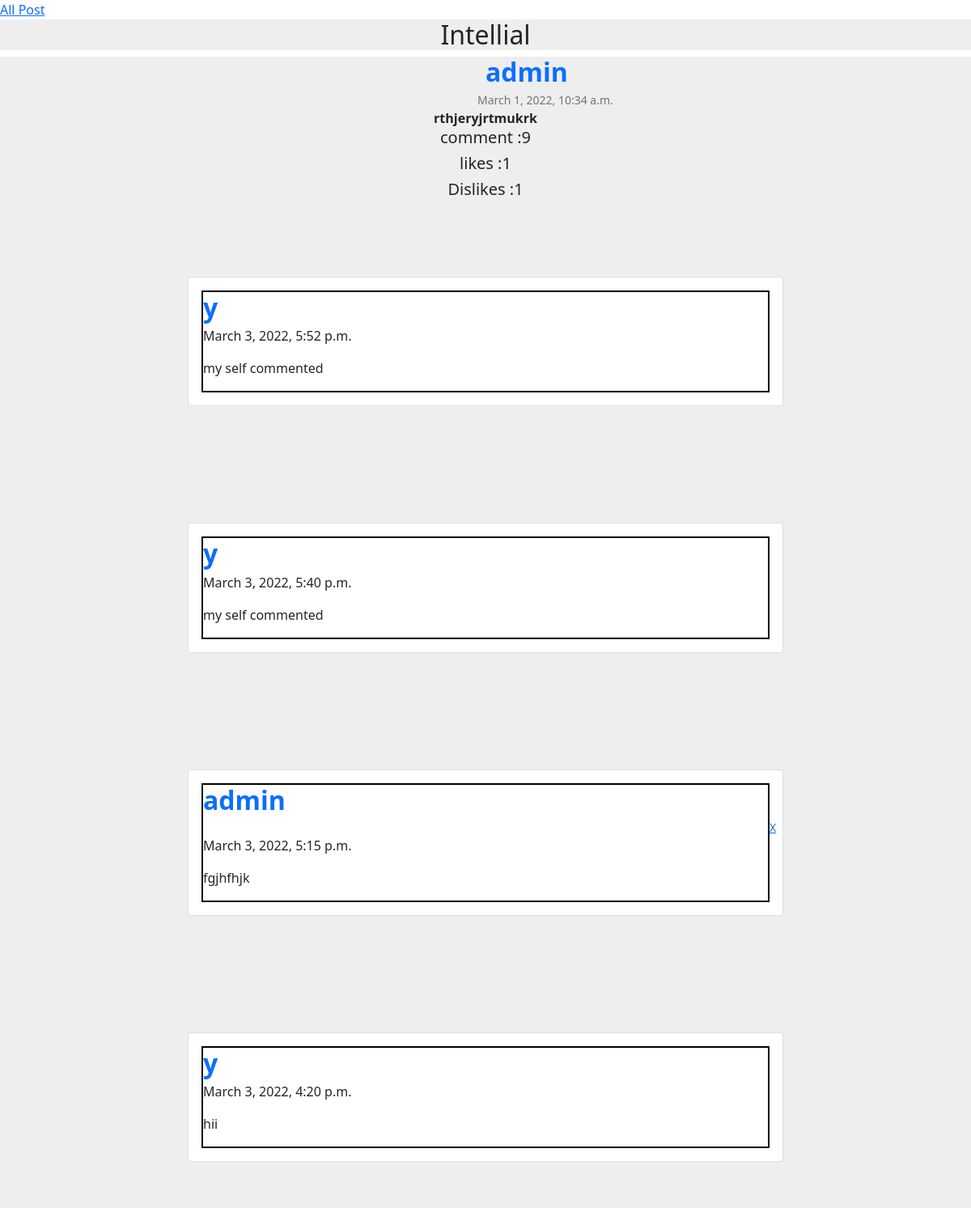
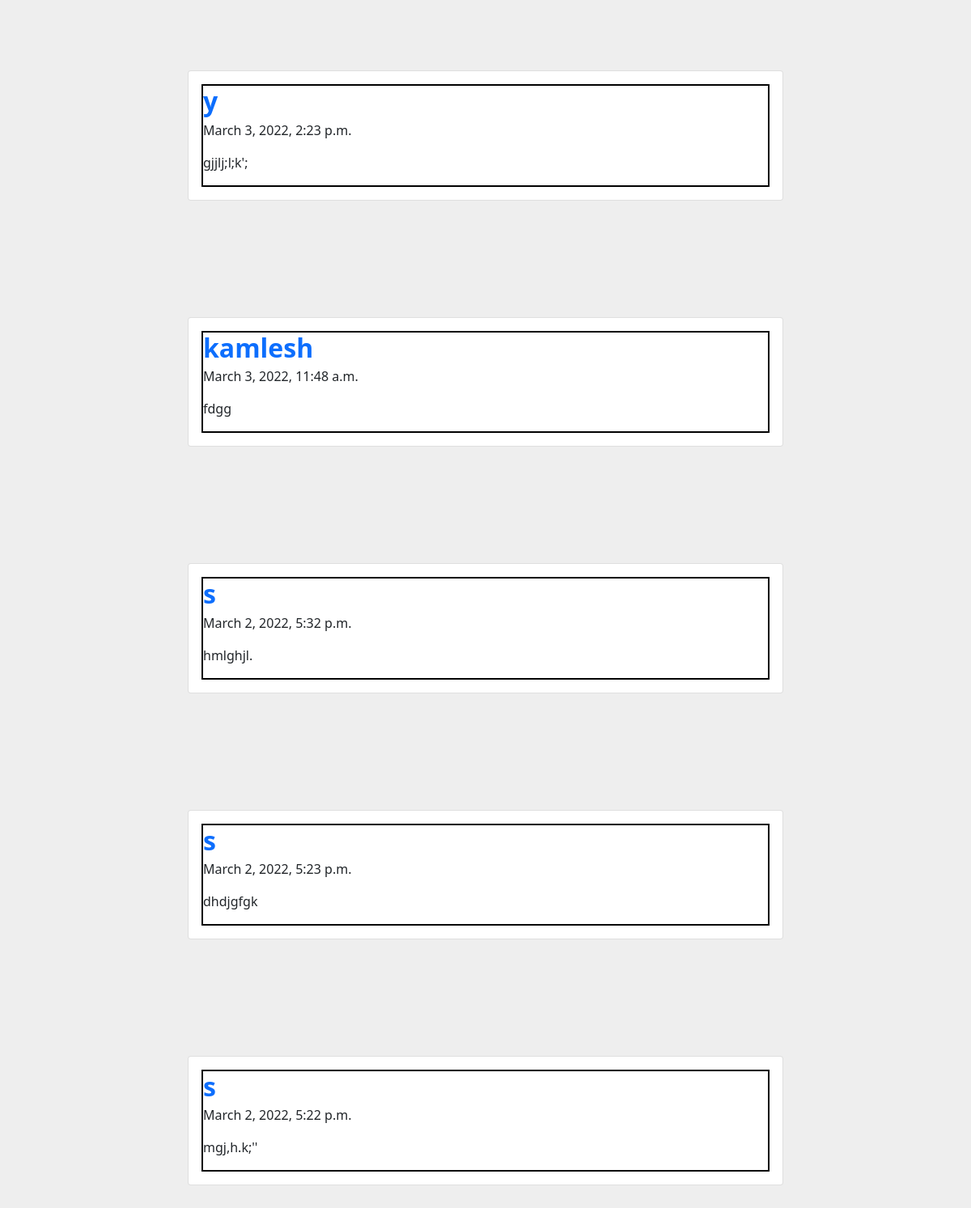
The app's page /post_with_comment/15/ (signed in) with its own data (2 pictures, top to bottom).
### post_app/models.py (models this page shows, shortened)
class Post(models.Model):
    user = models.ForeignKey(User,on_delete=models.CASCADE)
    post_message = models.TextField(max_length=100)
    created = models.DateTimeField(auto_now_add=True)
    def __str__(self):
        return self.post_message

class Comment(models.Model):
    user = models.ForeignKey(User,on_delete=models.CASCADE)
    post = models.ForeignKey(Post,on_delete=models.CASCADE)
    comment = models.CharField(max_length=100)
    created = models.DateTimeField(auto_now_add=True)

### post_app/views.py (the view)
# urls.py: path('post_with_comment/<int:id>/',post_with_comment,name='post_with_comment'),
def post_with_comment(request,id):
    post = Post.objects.get(id=id)
    comment = Comment.objects.filter(post=post).order_by("-created")
    number_of_comment = comment.count()
    like = Like.objects.filter(post=post)
    number_of_like =like.count()
    dislike = Dislike.objects.filter(post=post)
    number_of_dislike = dislike.count()
    return render(request,'comment_page.html',{'comment':comment,'post':post,'number_of_comment':number_of_comment,"number_of_like":number_of_like,"number_of_dislike":number_of_dislike})

### post_app/templates/comment_page.html (shortened to what this page needs)
<!DOCTYPE html>
<html lang="en">
<head>
    <link href="https://cdn.jsdelivr.net/npm/bootstrap@5.1.3/dist/css/bootstrap.min.css" rel="stylesheet"
>
</head>
<body>
    <a href="{% url 'post_listing' %}">All Post</a>
    <center>
        <div>
            <h2 style="background-color: #eee;">Intellial</h2>
        </div>
    </center>
    <section style="background-color: #eee;">
        <center>
            <div class="d-flex flex-start align-items-center">
                <div>
                    <h2 class="fw-bold text-primary mb-1 d-flex" style="margin-left: 600px;">{{post.user}}</h2>
                    <p class="text-muted small mb-0" style="margin-left: 590px;">
                        {{post.created}}
                    </p>
                </div>
            </div>
            <p class="fw-bold  mb-0">
                {{post}}
            </p>
            <div>
                <h5>comment :{{number_of_comment}}</h5>
                <h5>likes :{{number_of_like}}</h5>
                <h5>Dislikes :{{number_of_dislike}}</h5>
            </div>
        </center>
        {% for i in comment %}
        <div class="container my-5 py-5">
            <div class="row d-flex justify-content-center">
                <div class="col-md-12 col-lg-10 col-xl-8">
                    <div class="card">
                        <div class="card-body">
                            <div style="border: 2px solid black;">
                                <h2 class="fw-bold text-primary mb-1">{{i.user}}</h2>
                                {% if request.user == i.user %}
                                <p class="text-muted small mb-0 " style="margin-left: 700px;"><a
                                        href="{% url 'delete_comment' id=i.id %}">X</a>
                                </p>
                                {% endif %}
                                <p>{{i.created}}</p>
                                <p>{{i.comment}}</p>
                            </div>
                        </div>
                    </div>
                </div>
            </div>
        </div>
        {% endfor %}
    </section>
</body>
</html>

### records on screen
Post: user "admin", created "March 1, 2022, 10:34 a.m.", post_message "rthjeryjrtmukrk"
Comment: user "y", created "March 3, 2022, 5:52 p.m.", comment "my self commented"
Comment: user "y", created "March 3, 2022, 5:40 p.m.", comment "my self commented"
Comment: user "admin", shows "X", created "March 3, 2022, 5:15 p.m.", comment "fgjhfhjk"
Comment: user "y", created "March 3, 2022, 4:20 p.m.", comment "hii"
Comment: user "y", created "March 3, 2022, 2:23 p.m.", comment "gjjlj;l;k';"
Comment: user "kamlesh", created "March 3, 2022, 11:48 a.m.", comment "fdgg"
Comment: user "s", created "March 2, 2022, 5:32 p.m.", comment "hmlghjl."
Comment: user "s", created "March 2, 2022, 5:23 p.m.", comment "dhdjgfgk"
Comment: user "s", created "March 2, 2022, 5:22 p.m.", comment "mgj,h.k;''"

### other values on screen
{{ number_of_comment }} "9"
{{ number_of_like }} "1"
{{ number_of_dislike }} "1"
